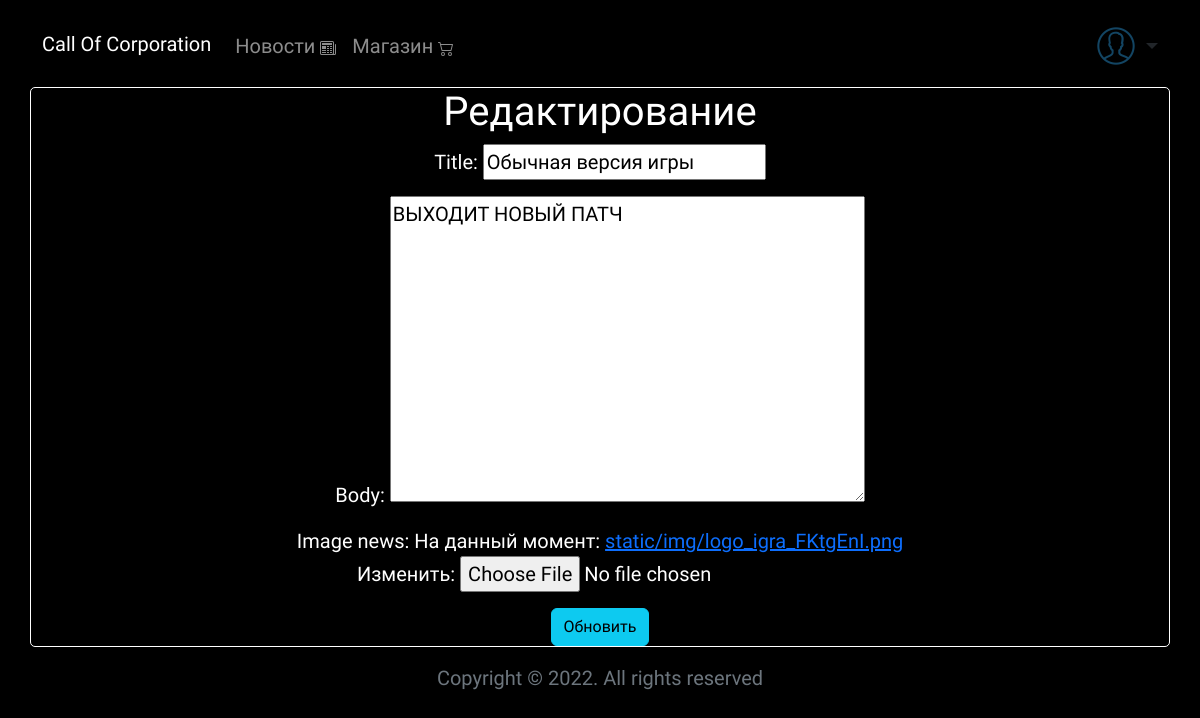
Page /news/1/edit/ (signed in) on the earlier database version.
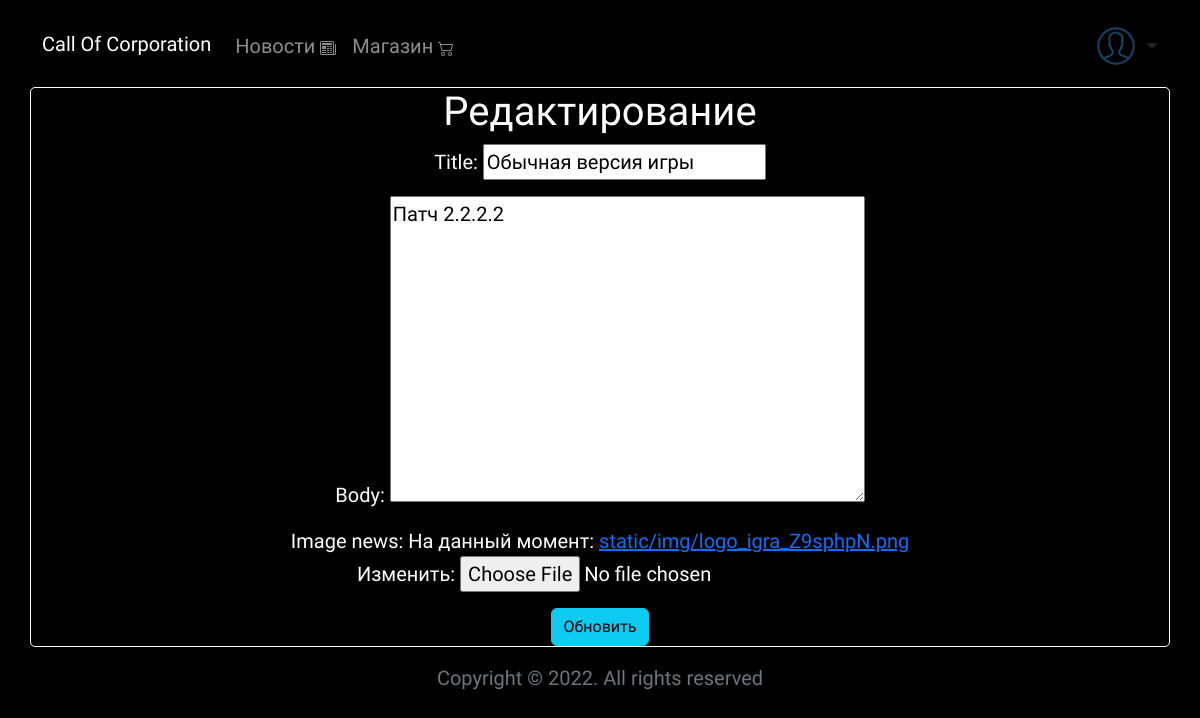
Same page on the later database version.
### news/models.py (models this page shows, shortened)
class News(models.Model):
    title = models.CharField(max_length=255)
    body = models.TextField()
    date = models.DateTimeField(auto_now_add=True)
    author = models.ForeignKey(settings.AUTH_USER_MODEL, on_delete=models.CASCADE,)
    image_news = models.ImageField(upload_to='static/img/')

### news/views.py (the view)
# urls.py: path('<int:pk>/edit/', views.NewsUpdateView.as_view(), name='news_edit'),
class NewsUpdateView(LoginRequiredMixin, UpdateView):
    model =  models.News
    fields = ['title', 'body','image_news']
    template_name = 'news_edit.html'
    login_url = 'login'

### templates/news_edit.html (shortened to what this page needs)
    {% extends 'base.html' %}
    {% load static %}
    {% block content %}
    <div class="container jumbo-trone text-white text-center">
    <h1>Редактирование</h1>
    <form enctype="multipart/form-data" method="post">
        {{ form.as_p }}
        <button class="btn btn-info ml-2" type="submit">Обновить</button>
    </form>
    </div>
    {% endblock %}

Differences in the rows shown:
changed News "Обычная версия игры": body "ВЫХОДИТ НОВЫЙ ПАТЧ" → "Патч 2.2.2.2"
Other differences:
text no longer shown: "Title: Body: Image news: На данный момент: static/img/logo_igra_FKtgEnI.png Изменить:"
text now shown: "Title: Body: Image news: На данный момент: static/img/logo_igra_Z9sphpN.png Изменить:"
